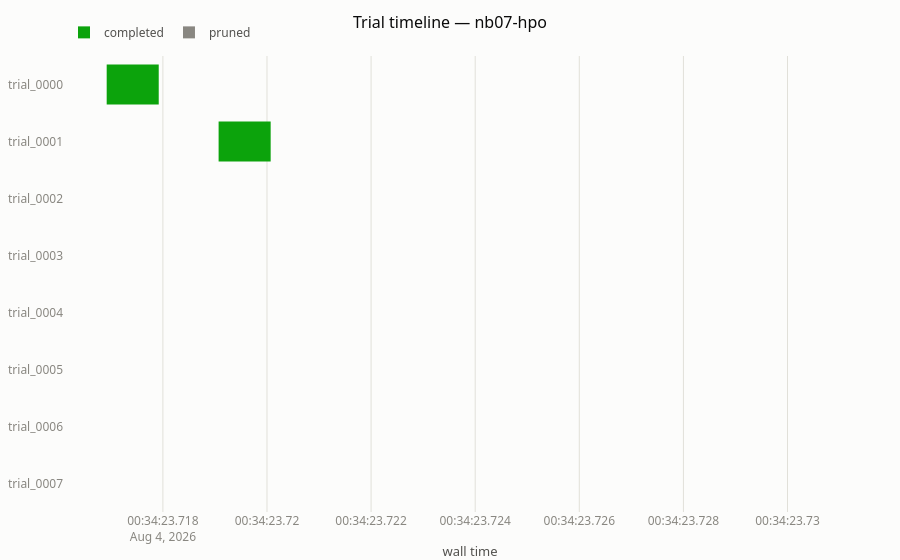

Here is the notebook cell this chart was saved with:
### Code cell
study.plot_timeline()

### Figure 1 — Plotly figure (JSON) as saved in the notebook; plotly's stock layout.template omitted (floating-point values rounded to 4 significant figures)
{"data": [{"base": ["2026-08-04T00:34:23.716920285+00:00"], "hovertemplate": "trial_0000 (completed)<br>0.00s<extra></extra>", "legendgroup": "completed", "marker": {"color": "#0ca30c"}, "name": "completed", "orientation": "h", "showlegend": true, "type": "bar", "x": [1], "y": ["trial_0000"]}, {"base": ["2026-08-04T00:34:23.719070575+00:00"], "hovertemplate": "trial_0001 (completed)<br>0.00s<extra></extra>", "legendgroup": "completed", "marker": {"color": "#0ca30c"}, "name": "completed", "orientation": "h", "showlegend": false, "type": "bar", "x": [1], "y": ["trial_0001"]}, {"base": ["2026-08-04T00:34:23.721275367+00:00"], "hovertemplate": "trial_0002 (completed)<br>0.00s<extra></extra>", "legendgroup": "completed", "marker": {"color": "#0ca30c"}, "name": "completed", "orientation": "h", "showlegend": false, "type": "bar", "x": [0], "y": ["trial_0002"]}, {"base": ["2026-08-04T00:34:23.723029649+00:00"], "hovertemplate": "trial_0003 (pruned)<br>0.00s<extra></extra>", "legendgroup": "pruned", "marker": {"color": "#898781"}, "name": "pruned", "orientation": "h", "showlegend": true, "type": "bar", "x": [0], "y": ["trial_0003"]}, {"base": ["2026-08-04T00:34:23.724511388+00:00"], "hovertemplate": "trial_0004 (completed)<br>0.00s<extra></extra>", "legendgroup": "completed", "marker": {"color": "#0ca30c"}, "name": "completed", "orientation": "h", "showlegend": false, "type": "bar", "x": [0], "y": ["trial_0004"]}, {"base": ["2026-08-04T00:34:23.726505015+00:00"], "hovertemplate": "trial_0005 (completed)<br>0.00s<extra></extra>", "legendgroup": "completed", "marker": {"color": "#0ca30c"}, "name": "completed", "orientation": "h", "showlegend": false, "type": "bar", "x": [0], "y": ["trial_0005"]}, {"base": ["2026-08-04T00:34:23.728560285+00:00"], "hovertemplate": "trial_0006 (completed)<br>0.00s<extra></extra>", "legendgroup": "completed", "marker": {"color": "#0ca30c"}, "name": "completed", "orientation": "h", "showlegend": false, "type": "bar", "x": [0], "y": ["trial_0006"]}, {"base": ["2026-08-04T00:34:23.730940803+00:00"], "hovertemplate": "trial_0007 (pruned)<br>0.00s<extra></extra>", "legendgroup": "pruned", "marker": {"color": "#898781"}, "name": "pruned", "orientation": "h", "showlegend": false, "type": "bar", "x": [0], "y": ["trial_0007"]}], "layout": {"bargap": 0.3, "barmode": "overlay", "title": {"text": "Trial timeline — nb07-hpo"}, "xaxis": {"title": {"text": "wall time"}, "type": "date"}, "yaxis": {"autorange": "reversed"}}}
